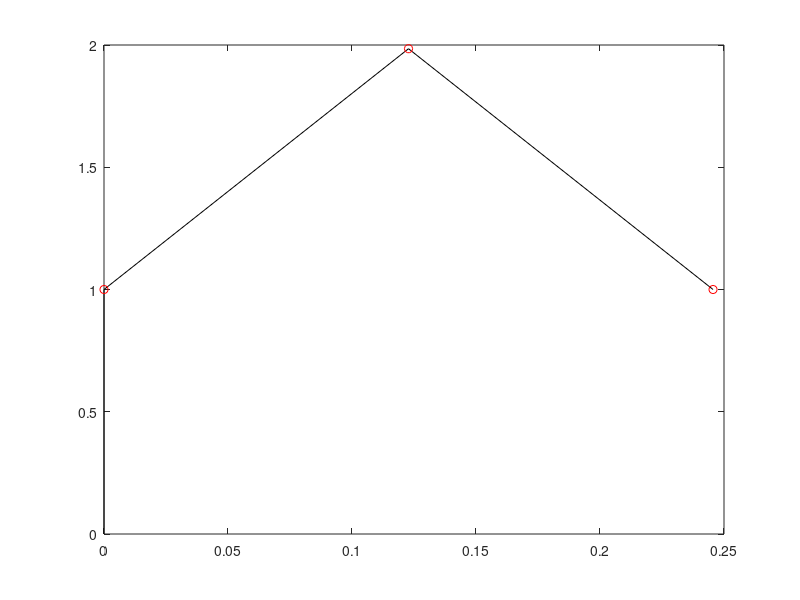

The MATLAB source for this figure: (Note: this script raises an error after producing the figure.)
%Homework2-1-c-simulation of manipulability ellipsoid
clc
clear all

%% initialization
a = [ -80 -60 -40 -20 -10];
b = a * (-2); %form a isosceles triangle

%% figure plotting
for i = 1:1:5
    q2 = a(i);
    q3 = b(i);
    s2 = sind(q2);
    s3 = sind(q3);
    c2 = cosd(q2);
    c3 = cosd(q3);
    d = sqrt(2)/2;
    J = [ -d*s2-d*s2*c3-d*c2*s3 -d*c2*s3-d*s2*c3;...
          s2*s3-c2*c3-c2 -c2*c3+s2*s3 ];
    x3 = d*c2+d*c2*c3-d*s2*s3;
    z3 = 1-c2*s3-c3*s2-s2;
    x2 = d*c2;
    z2 = 1-s2;
    x1 = 0;
    z1 = 1;
    figure(1)
    plot([0 x1 x2 x3],[0 z1 z2 z3],'color','k');
    hold on
    plot([x1 x2 x3],[z1 z2 z3],'o','color','r');
    C1 = J*J';
    D1 = inv(C1);
    syms('x','z');
    p = [ x-x3;...
          z-z3 ];
    E_v = p'*D1*p;
    E_f = p'*C1*p;
    ezplot(E_v==1,[-0.5 1.6 -1.5 3.5]);
    title('Velocity manipulability ellipsoid');
    set(gcf,'color','white')
    figure(2)
    plot([0 x1 x2 x3],[0 z1 z2 z3],'color','k');
    hold on
    plot([x1 x2 x3],[z1 z2 z3],'o','color','r');
    ezplot(E_f==1,[-8 11 -2 4]);
    title('Force manipulability ellipsoid');
    set(gcf,'color','white')
end
    